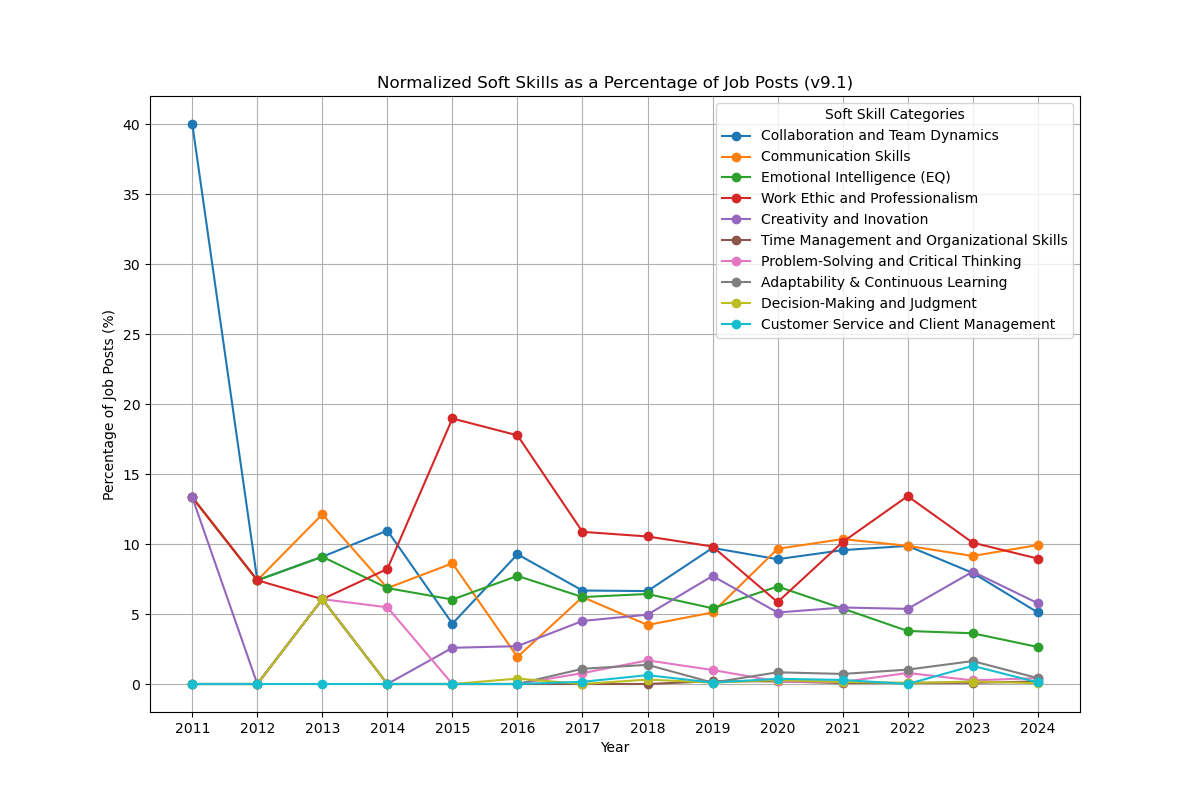

Recreate this plot in Python.
import json
import matplotlib.pyplot as plt

# File path for v9.1 JSON file
file_path = r"C:\Users\negin\YC-Job-Analytics\Result_YC\March 2025\Soft_Skills_Occurrences_v9.1_Yearly_Once_Per_Post.json"
output_folder = r"C:\Users\negin\YC-Job-Analytics\Result_YC\March 2025\AI_ML_LLM"

# Load the JSON data
with open(file_path, "r", encoding="utf-8") as file:
    data = json.load(file)

# Prepare data for plotting
years = sorted(data.keys(), key=int)  # Sort years to ensure correct order
normalized_data = {}
for year in years:
    details = data[year]
    total_posts = details.get("total_job_posts", 1)  # To avoid division by zero

    for skill, count in details.get("soft_skill_counts", {}).items():
        if skill not in normalized_data:
            normalized_data[skill] = [0] * len(years)  # Initialize with zeros

        # Get the index of the current year and update the normalized value
        year_index = years.index(year)
        normalized_value = (count / total_posts) * 100
        normalized_data[skill][year_index] = normalized_value

# Plotting
plt.figure(figsize=(12, 8))
for skill, values in normalized_data.items():
    plt.plot(years, values, marker='o', label=skill)

plt.title("Normalized Soft Skills as a Percentage of Job Posts (v9.1)")
plt.xlabel("Year")
plt.ylabel("Percentage of Job Posts (%)")
plt.legend(title="Soft Skill Categories", loc='best')
plt.grid(True)

# Save the plot
output_file = f"{output_folder}\\Normalized_Soft_Skills_v9.1.png"
plt.savefig(output_file)
plt.show()

print(f"Figure saved to {output_file}")
